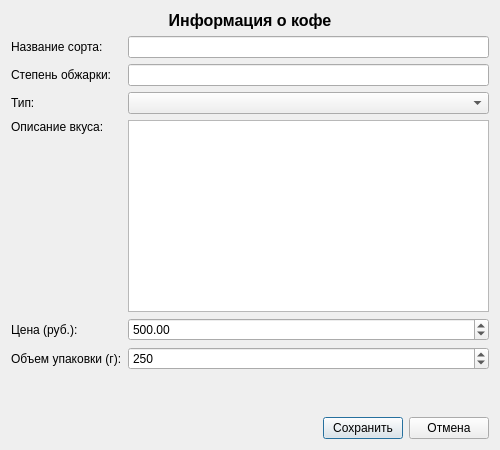
<?xml version="1.0" encoding="UTF-8"?>
<ui version="4.0">
 <class>Dialog</class>
 <widget class="QDialog" name="Dialog">
  <property name="geometry">
   <rect>
    <x>0</x>
    <y>0</y>
    <width>500</width>
    <height>450</height>
   </rect>
  </property>
  <property name="windowTitle">
   <string>Редактирование записи</string>
  </property>
  <layout class="QVBoxLayout" name="verticalLayout">
   <item>
    <widget class="QLabel" name="labelTitle">
     <property name="font">
      <font>
       <pointsize>12</pointsize>
       <weight>75</weight>
       <bold>true</bold>
      </font>
     </property>
     <property name="text">
      <string>Информация о кофе</string>
     </property>
     <property name="alignment">
      <set>Qt::AlignCenter</set>
     </property>
    </widget>
   </item>
   <item>
    <layout class="QFormLayout" name="formLayout">
     <item row="0" column="0">
      <widget class="QLabel" name="labelName">
       <property name="text">
        <string>Название сорта:</string>
       </property>
      </widget>
     </item>
     <item row="0" column="1">
      <widget class="QLineEdit" name="editName"/>
     </item>
     <item row="1" column="0">
      <widget class="QLabel" name="labelRoast">
       <property name="text">
        <string>Степень обжарки:</string>
       </property>
      </widget>
     </item>
     <item row="1" column="1">
      <widget class="QLineEdit" name="editRoast"/>
     </item>
     <item row="2" column="0">
      <widget class="QLabel" name="labelGrindType">
       <property name="text">
        <string>Тип:</string>
       </property>
      </widget>
     </item>
     <item row="2" column="1">
      <widget class="QComboBox" name="comboGrindType"/>
     </item>
     <item row="3" column="0">
      <widget class="QLabel" name="labelFlavor">
       <property name="text">
        <string>Описание вкуса:</string>
       </property>
       <property name="alignment">
        <set>Qt::AlignLeading|Qt::AlignLeft|Qt::AlignTop</set>
       </property>
      </widget>
     </item>
     <item row="3" column="1">
      <widget class="QPlainTextEdit" name="editFlavor">
       <property name="minimumSize">
        <size>
         <width>0</width>
         <height>100</height>
        </size>
       </property>
      </widget>
     </item>
     <item row="4" column="0">
      <widget class="QLabel" name="labelPrice">
       <property name="text">
        <string>Цена (руб.):</string>
       </property>
      </widget>
     </item>
     <item row="4" column="1">
      <widget class="QDoubleSpinBox" name="spinPrice">
       <property name="minimum">
        <double>1.000000000000000</double>
       </property>
       <property name="maximum">
        <double>10000.000000000000000</double>
       </property>
       <property name="value">
        <double>500.000000000000000</double>
       </property>
      </widget>
     </item>
     <item row="5" column="0">
      <widget class="QLabel" name="labelVolume">
       <property name="text">
        <string>Объем упаковки (г):</string>
       </property>
      </widget>
     </item>
     <item row="5" column="1">
      <widget class="QSpinBox" name="spinVolume">
       <property name="minimum">
        <number>1</number>
       </property>
       <property name="maximum">
        <number>2000</number>
       </property>
       <property name="value">
        <number>250</number>
       </property>
      </widget>
     </item>
    </layout>
   </item>
   <item>
    <spacer name="verticalSpacer">
     <property name="orientation">
      <enum>Qt::Vertical</enum>
     </property>
     <property name="sizeHint" stdset="0">
      <size>
       <width>20</width>
       <height>40</height>
      </size>
     </property>
    </spacer>
   </item>
   <item>
    <layout class="QHBoxLayout" name="horizontalLayout">
     <item>
      <spacer name="horizontalSpacer">
       <property name="orientation">
        <enum>Qt::Horizontal</enum>
       </property>
       <property name="sizeHint" stdset="0">
        <size>
         <width>40</width>
         <height>20</height>
        </size>
       </property>
      </spacer>
     </item>
     <item>
      <widget class="QPushButton" name="buttonSave">
       <property name="text">
        <string>Сохранить</string>
       </property>
      </widget>
     </item>
     <item>
      <widget class="QPushButton" name="buttonCancel">
       <property name="text">
        <string>Отмена</string>
       </property>
      </widget>
     </item>
    </layout>
   </item>
  </layout>
 </widget>
 <resources/>
 <connections/>
</ui>
